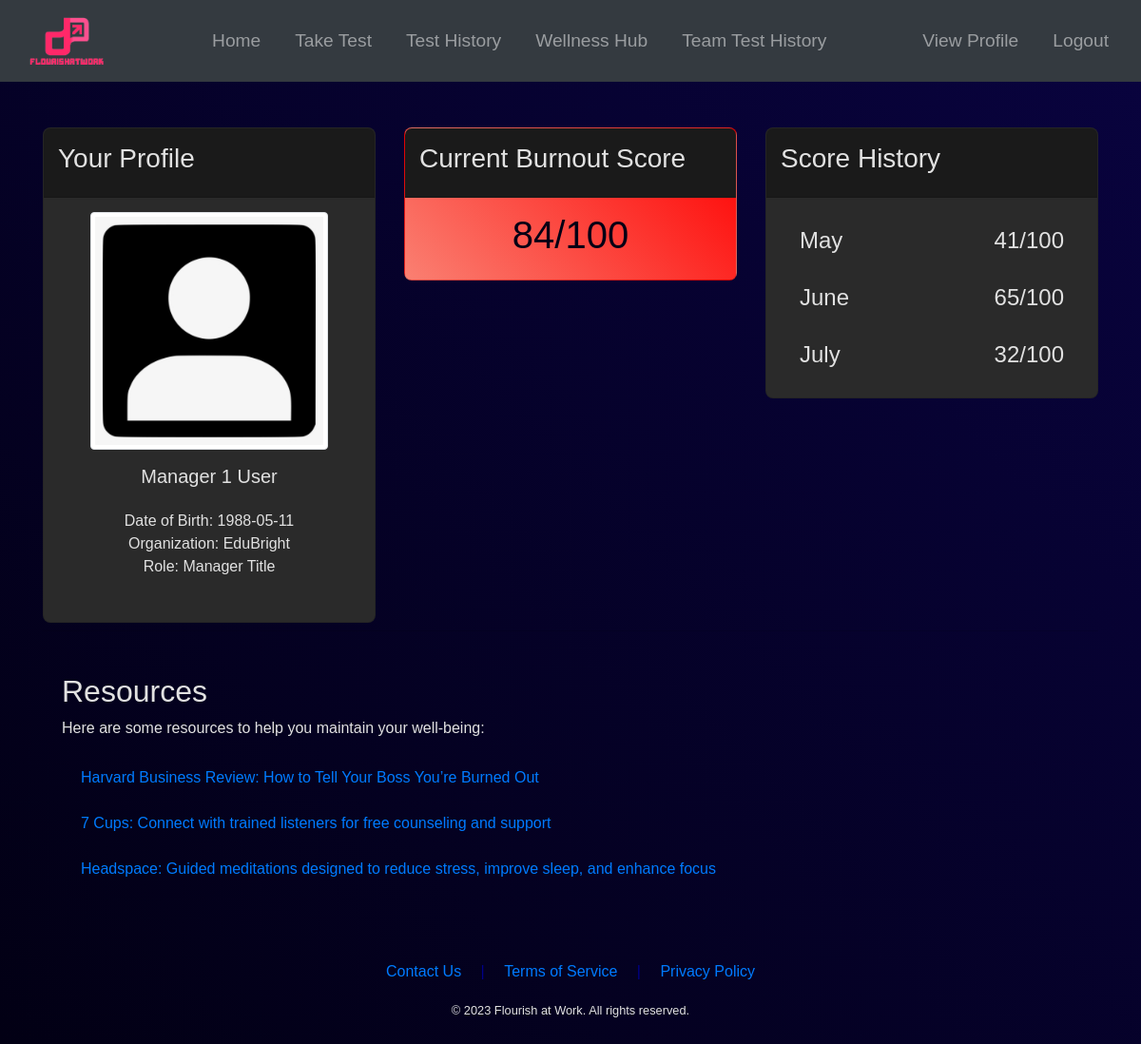
/dashboard (signed in), run on the app's committed database.
### app/models.py (models this page shows, shortened)
class User(UserMixin, db.Model):
    id = db.Column(db.Integer, primary_key=True)
    email = db.Column(db.String(120), index=True, unique=True)
    password_hash = db.Column(db.String(128))
    firstname = db.Column(db.String(64), nullable=False)
    lastname = db.Column(db.String(64), nullable=False)
    image = db.Column(db.String(128), nullable=True)
    date_of_birth = db.Column(db.String(64), nullable=True)  # changed from db.Date to db.String
    companyId = db.Column(db.Integer, db.ForeignKey('company.id'))
    manager_id = db.Column(db.Integer, db.ForeignKey('user.id'))
    results = db.relationship('Results', backref='user', lazy='dynamic')
    subordinates = db.relationship('User', backref=db.backref('manager', remote_side=[id]), lazy='dynamic')
    first_login = db.Column(db.Boolean, default=True)
    department = db.Column(db.String(128), nullable=True)
    title = db.Column(db.String(128), nullable=True)
    role_id = db.Column(db.Integer, db.ForeignKey('role.id'))

class Company(db.Model):
    id = db.Column(db.Integer, primary_key=True)
    name = db.Column(db.String(64), nullable=False)
    description = db.Column(db.String(128), nullable=True)
    size = db.Column(db.Integer, nullable=True)
    users = db.relationship('User', backref='company', lazy='dynamic')
    frequency = db.Column(db.String(64), nullable=True)
    image = db.Column(db.String(128), nullable=True)

### app/routes.py (the view)
@main.route('/dashboard')
@login_required
def dashboard():
    get_flashed_messages()
    user = User.query.filter_by(id=current_user.id).first()
    today_date = datetime.now().date()  # Get the current date without time.
    first_day_of_current_month = today_date.replace(day=1)
    last_day_of_last_month = first_day_of_current_month - timedelta(days=1)
    last_score = Results.query.filter_by(user_id=current_user.id).filter(Results.testDate <= today_date).order_by(Results.testDate.desc()).first()
    last_three_scores = (Results.query
                    .filter(Results.user_id == current_user.id)
                    .filter(Results.testDate <= last_day_of_last_month)  # Exclude scores with future dates.
                    .order_by(Results.testDate.desc())
                    .limit(3)
                    .all())
    all_results = Results.query.filter_by(user_id=current_user.id).order_by(Results.testDate.asc()).all()
    current_month = datetime.now().month
    last_month = (current_month - 1) % 12 or 12
    two_months_ago = (current_month - 2) % 12 or 12
    three_months_ago = (current_month - 3) % 12 or 12
    current_year = datetime.now().year
    prev_year = current_year - 1
    scores_dict = {}
    for score in last_three_scores:
        scores_dict[score.testDate.month] = score
    print(scores_dict)
    return render_template('dashboard.html', user=user, last_score=last_score, current_month=current_month, scores_dict=scores_dict, last_month=last_month, two_months_ago=two_months_ago, three_months_ago = three_months_ago, current_year=current_year, prev_year=prev_year)

### app/models.py (called while the page is built)
@login_manager.user_loader
def load_user(id):
    return User.query.get(int(id))

    def __repr__(self):
        return f'<Results {self.id}>'

### app/templates/dashboard.html (shortened to what this page needs)
{% extends "base.html" %}
{% block content %}
<div class="container mt-5">
    <div class="row mt-4">
        <div class="col-md-4">
            <div class="card">
                <div class="card-header">
                    <h3>Your Profile</h3>
                </div>
                <div class="card-body text-center">
                    {% if current_user.image %}
                        <img src="{{ url_for('static', filename='profile_pics/' + current_user.image) }}" alt="Profile Picture" class="img-thumbnail mb-3" style="max-width: 250px; max-height: 250px;">
                    {% else %}
                        <img src="{{ url_for('static', filename='profile_pics/default.jpg') }}" alt="Profile Picture" class="img-thumbnail mb-3" style="max-width: 250px; max-height: 250px;">
                    {% endif %}
                    <h5>{{ user.firstname }} {{ user.lastname }}</h5>
                    <p class="card-body text-center">
                        {% if user.date_of_birth %}
                            Date of Birth: {{ user.date_of_birth.split(" ")[0] }}<br>
                        {% else %}
                            Date of Birth: Not provided<br>
                        {% endif %}
                        Organization: {{ user.company.name }}<br>
                        Role: {{ user.title }}
                    </p>
                </div>
            </div>
        </div>
        <div class="col-md-4">
            <div class="card"
                 {% if last_score %}
                    {% set scaled_score = (last_score.scoreA + last_score.scoreB + (48 - last_score.scoreC)) * 100 / 132 + 0.5 %}
                    {% if scaled_score <= 33 %}
                        style="background: linear-gradient(45deg, lightgreen, green);"
                    {% elif scaled_score <= 66 %}
                        style="background: linear-gradient(45deg, yellow, orange);"
                    {% else %}
                        style="background: linear-gradient(45deg, salmon, red);"
                    {% endif %}
                {% endif %}
            >
                <div class="card-header">
                    <h3>Current Burnout Score</h3>
                </div>
                <div class="card-body text-center">
                    <h1 style="color: #020014;">
                        {% if last_score %}
                            {{ scaled_score|int }}/100
                        {% else %}
                            N/A
                        {% endif %}
                    </h1>
                </div>
            </div>
        </div>
        <div class="col-md-4">
            <div class="card">
                <div class="card-header">
                    <h3>Score History</h3>
                </div>
                <div class="card-body">
                    <ul class="list-group large-text">
                        {% for month in [three_months_ago, two_months_ago, last_month] %}
                            <li class="list-group-item d-flex justify-content-between">
                                {{ ['January', 'February', 'March', 'April', 'May', 'June', 'July', 'August', 'September', 'October', 'November', 'December'][month-1] }}
                                <span>
                                    {% if scores_dict.get(month) %}
                                        {% set scaled_score = (scores_dict[month].scoreA + scores_dict[month].scoreB + (48 - scores_dict[month].scoreC)) * 100 / 132 %}
                                        {{ scaled_score|int }}/100
                                    {% else %}
                                        <span class="text-muted">--/--</span>
                                    {% endif %}
                                </span>
                            </li>
                        {% endfor %}
                    </ul>
                </div>
            </div>
        </div>
    </div>
    <hr class="mt-2">
    <div class="resources-section mt-4 pb-5">
        <h2>Resources</h2>
        <p>Here are some resources to help you maintain your well-being:</p>
        <ul class="list-group">
            <li class="list-group-item"><a href="https://hbr.org/2021/01/how-to-tell-your-boss-youre-burned-out">Harvard Business Review: How to Tell Your Boss You’re Burned Out</a></li>
            <li class="list-group-item"><a href="https://www.7cups.com/">7 Cups: Connect with trained listeners for free counseling and support</a></li>
            <li class="list-group-item"><a href="https://www.headspace.com/">Headspace: Guided meditations designed to reduce stress, improve sleep, and enhance focus</a></li>
        </ul>
    </div>
</div>
{% endblock %}

### app/templates/base.html (style rules this page uses)
html, body { height: 100%; margin: 0; }
body { display: flex; flex-direction: column; height: 100%; margin: 0; overflow-y: scroll; }

### app/templates/dashboard.html (style rules this page uses)
body { font-family: 'Arial', sans-serif; background: linear-gradient(45deg, #020014, #09033F); color: #e1e1e1; }
.card { background-color: #2a2a2a; border-radius: 8px; overflow: hidden; }
.card-header { font-weight: bold; background-color: #1a1a1a; padding: 15px; }
.card-body { padding: 15px; }
a { color: #007bff; text-decoration: none; }
.resources-section { background-color: rgba(255, 255, 255, 0); padding: 20px; border-radius: 8px; }
.list-group-item { border: none; background-color: transparent; }
.large-text .list-group-item { font-size: 1.5rem; }

### data on the page
User: firstname "Manager 1", lastname "User", date_of_birth "1988-05-11", title "Manager Title"
Company: company.name "EduBright"

### other printed values
{{ scaled_score|int }} "84"
{{ scaled_score|int }} "41" "65" "32"
